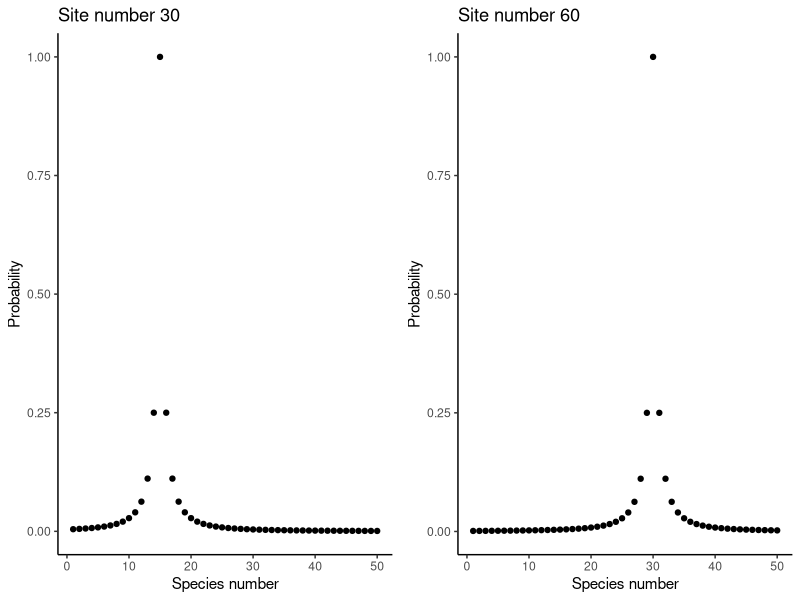
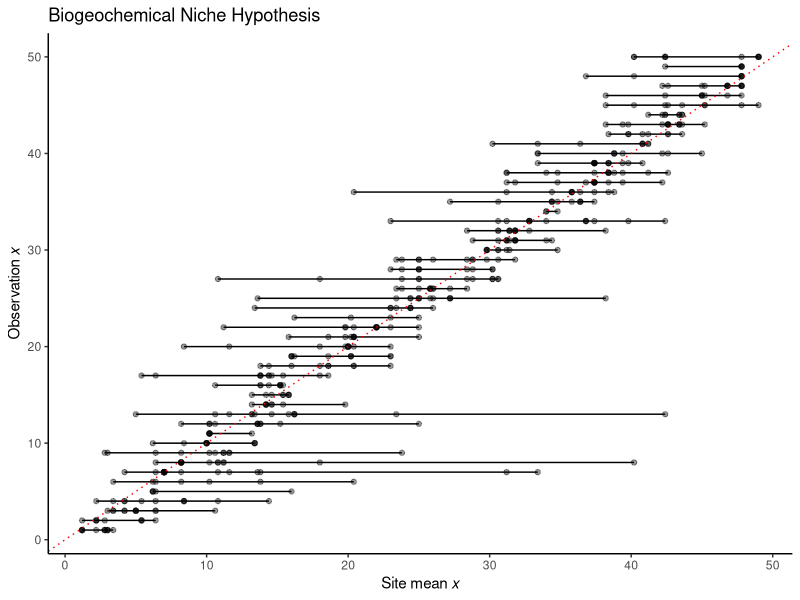
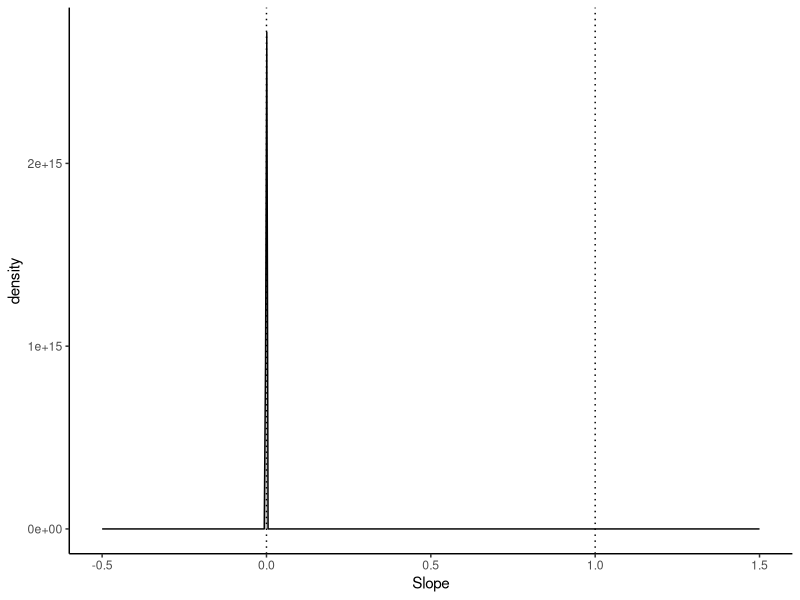
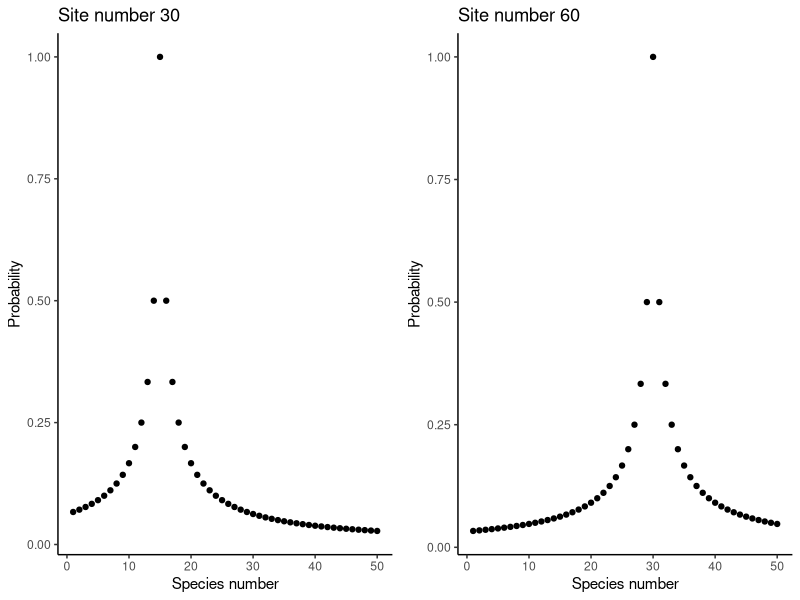
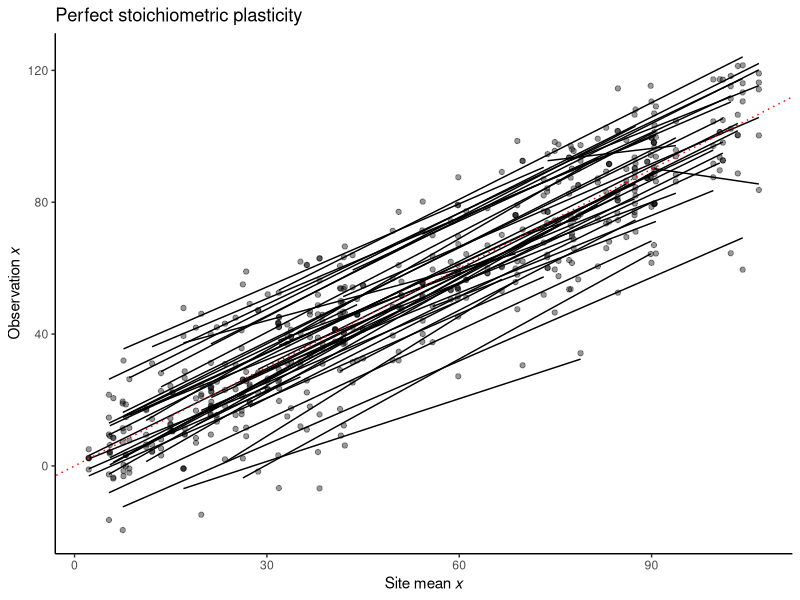
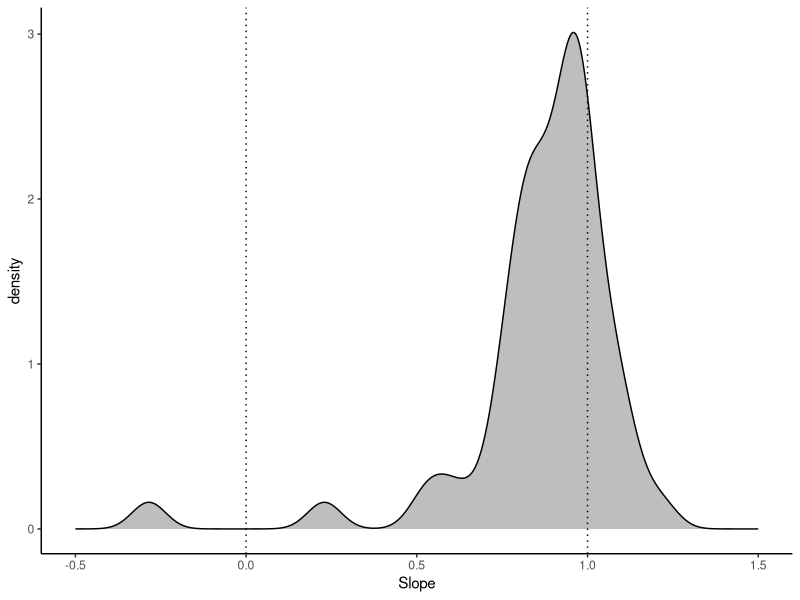
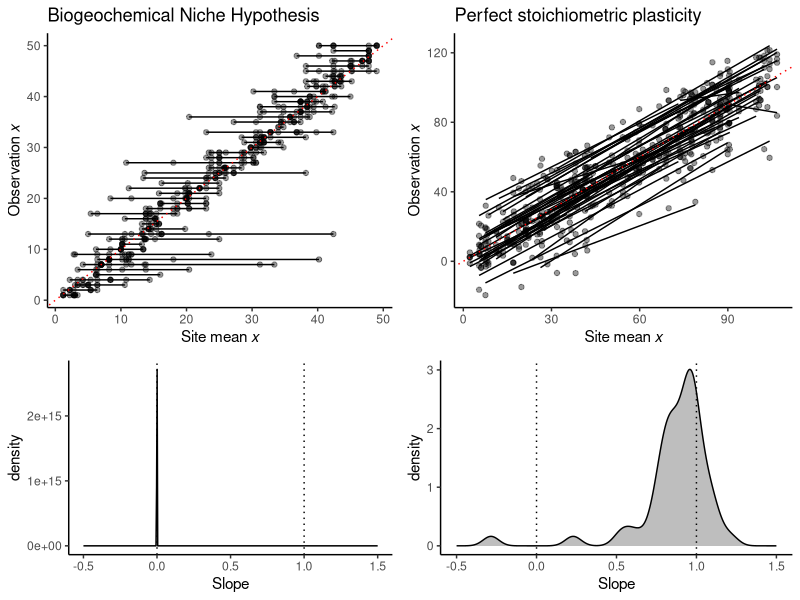
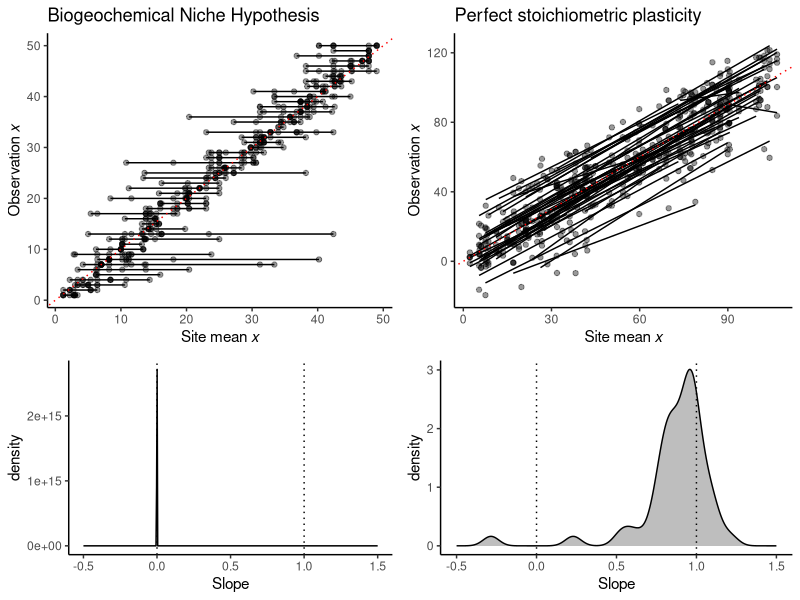

The R source for these figures, in order:
## ---- chunk 1
#| code-fold: true
#| label: fig-prob
#| fig-cap: "Probability for the occurrence of a given species at a given site."
#| out-width: 80%

library(dplyr)
library(purrr)
library(tidyr)
library(ggplot2)
library(cowplot)
library(here)

get_prob <- function(
    isite, 
    nsites, 
    nspecies, 
    param_species_selection
    ){
  # preferred species at this site
  use_species <- min(max(floor(isite/nsites * nspecies), 1), nspecies)
  
  # get probabilities
  prob <- (abs((1:nspecies) - use_species) + 1)^param_species_selection

  return(prob)
}

nspecies <- 50

gg1 <- tibble(
  species = 1:nspecies,
  prob = get_prob(isite = 30, 
                  nsites = 100, 
                  nspecies = 50, 
                  param_species_selection = -2) 
) |> 
  ggplot(aes(species, prob)) +
  geom_point() +
  theme_classic() +
  labs(title = "Site number 30",
       x = "Species number",
       y = "Probability")

gg2 <- tibble(
  species = 1:nspecies,
  prob = get_prob(isite = 60, 
                  nsites = 100, 
                  nspecies = 50, 
                  param_species_selection = -2) 
) |> 
  ggplot(aes(species, prob)) +
  geom_point() +
  theme_classic() +
  labs(title = "Site number 60",
       x = "Species number",
       y = "Probability")

plot_grid(gg1, gg2)
## ---- chunk 2
#| code-fold: true
#| label: fig-bgn
#| fig-cap: "Trait gradient analysis for data generated assuming the Biogeochemical Niche Hypothesis. Solid lines represent the species-specific regressions of trait values observed at different sites vs. the respective site mean across all species growing at that site."
#| out-width: 80%

nsites <- 100
nspecies <- 50
nobs_per_site <- 5
error <- 0
param_species_selection <- -2

set.seed(2)
df <- tibble()
idx <- 0
for (isite in 1:nsites){

  prob <- get_prob(isite, nsites, nspecies, param_species_selection)
    
  for (iobs in 1:nobs_per_site){
    idx <- idx + 1
    df <- bind_rows(
      df,
      tibble(
        idx = idx,
        site = isite,
        # At each site, species are randomly drawn from all available species 
        # with an uneven probability per species, proportional to 
        # [abs(species_index - preferred_species) + 1]^-2
        species = sample(1:nspecies, 
                         1, 
                         replace = TRUE, 
                         prob = prob
                         )
      ) |> 
        mutate(value = rnorm(1, mean = species, sd = error) )
    )
  }
}

df <- df |> 
  group_by(site) |> 
  summarise(sitemean = mean(value)) |> 
  right_join(
    df,
    by = "site"
  )

gg1 <- ggplot(data = df,
       aes(x = sitemean, y = value, group = species)) + 
  geom_smooth(method = "lm", 
              se = FALSE, 
              color = "black", 
              linewidth = 0.5) + 
  geom_point(color = "black", alpha = 0.4) +
  geom_abline(intercept = 0, 
              slope = 1, 
              linetype = "dotted", color = "red") +
  theme_classic() +
  labs(
    x = expression(paste("Site mean ", italic(x))),
    y = expression(paste("Observation ", italic(x))),
    title = "Biogeochemical Niche Hypothesis"
  )

gg1
## ---- chunk 3
#| code-fold: true
#| label: fig-bgn-slopes
#| fig-cap: "Distribution of slopes in the trait gradient analysis for data generated assuming the Biogeochemical Niche Hypothesis."
#| out-width: 80%

df_tga <- df |> 
  group_by(species) |> 
  nest() |> 
  mutate(linmod = map(data, 
                      ~lm(value  ~ sitemean,  
                          data = ., 
                          x = TRUE))) |> 
  mutate(slope = map_dbl(linmod,  
                         ~coef(.)[2]))

gg2 <- df_tga |> 
  ggplot(aes(slope, after_stat(density))) + 
  geom_density( fill = "grey") +
  theme_classic() + 
  geom_vline(xintercept = 1.0, linetype = "dotted") + 
  geom_vline(xintercept = 0.0, linetype = "dotted") + 
  xlim(-0.5, 1.5) +
  labs(x = "Slope")

gg2
## ---- chunk 4
#| code-fold: true
#| label: fig-prob_psp
#| fig-cap: "Probability for the occurrence of a given species at a given site. A wider niche is assumed here."
#| out-width: 80%

library(dplyr)
library(purrr)
library(tidyr)
library(ggplot2)
library(cowplot)
library(here)

get_prob <- function(
    isite, 
    nsites, 
    nspecies, 
    param_species_selection
    ){
  # preferred species at this site
  use_species <- min(max(floor(isite/nsites * nspecies), 1), nspecies)
  
  # get probabilities
  prob <- (abs((1:nspecies) - use_species) + 1)^param_species_selection

  return(prob)
}

nspecies <- 50

gg1a <- tibble(
  species = 1:nspecies,
  prob = get_prob(isite = 30, 
                  nsites = 100, 
                  nspecies = 50, 
                  param_species_selection = -1) 
) |> 
  ggplot(aes(species, prob)) +
  geom_point() +
  theme_classic() +
  labs(title = "Site number 30",
       x = "Species number",
       y = "Probability")

gg2a <- tibble(
  species = 1:nspecies,
  prob = get_prob(isite = 60, 
                  nsites = 100, 
                  nspecies = 50, 
                  param_species_selection = -1) 
) |> 
  ggplot(aes(species, prob)) +
  geom_point() +
  theme_classic() +
  labs(title = "Site number 60",
       x = "Species number",
       y = "Probability")

plot_grid(gg1a, gg2a)
## ---- chunk 5
#| code-fold: true
#| label: fig-psp
#| fig-cap: "Trait gradient analysis for data generated assuming perfect stoichiometric plasticity. Solid lines represent the species-specific regressions of trait values observed at different sites vs. the respective site mean across all species growing at that site."
#| out-width: 80%

nsites <- 100
nspecies <- 50
nobs_per_site <- 5
error <- 0
sd_species <- 15
param_species_selection <- -1

# generate the random offset per species
delta_species <- rnorm(nspecies, mean = 0, sd = sd_species)

set.seed(2)
df2 <- tibble()
idx <- 0
for (isite in 1:nsites){

  prob <- get_prob(isite, nsites, nspecies, param_species_selection)

  for (iobs in 1:nobs_per_site){
    idx <- idx + 1
    df2 <- bind_rows(
      df2,
      tibble(
        idx = idx,
        site = isite,
        # At each site, species are randomly drawn from all available species 
        # with an uneven probability per species, proportional to 
        # [abs(species_index - preferred_species) + 1]^-2
        species = sample(1:nspecies, 
                         1, 
                         replace = TRUE, 
                         prob = prob
                         )) |> 
        # site mean value taken equal to isite
        mutate(value = rnorm(1, mean = isite + delta_species[species], sd = error) )
    )
  }
}

df2 <- df2 |> 
  group_by(site) |> 
  summarise(sitemean = mean(value)) |> 
  right_join(
    df2,
    by = "site"
  )

gg3 <- ggplot(data = df2,
       aes(x = sitemean, y = value, group = species)) + 
  geom_smooth(method = "lm", 
              se = FALSE, 
              color = "black", 
              linewidth = 0.5) + 
  geom_point(color = "black", alpha = 0.4) +
  geom_abline(intercept = 0, 
              slope = 1, 
              linetype = "dotted", color = "red") +
  theme_classic() +
  labs(
    x = expression(paste("Site mean ", italic(x))),
    y = expression(paste("Observation ", italic(x))),
    title = "Perfect stoichiometric plasticity"
  )

gg3
## ---- chunk 6
#| code-fold: true
#| label: fig-psp-slopes
#| fig-cap: "Distribution of slopes in the trait gradient analysis for data generated assuming the perfect stoichiometric plasticity."
#| out-width: 80%

df_tga2 <- df2 |> 
  group_by(species) |> 
  nest() |> 
  mutate(linmod = map(data, 
                      ~lm(value  ~ sitemean,  
                          data = ., 
                          x = TRUE))) |> 
  mutate(slope = map_dbl(linmod,  
                         ~coef(.)[2]))

gg4 <- df_tga2 |> 
  ggplot(aes(slope, after_stat(density))) + 
  geom_density( fill = "grey") +
  theme_classic() + 
  geom_vline(xintercept = 1.0, linetype = "dotted") + 
  geom_vline(xintercept = 0.0, linetype = "dotted") + 
  xlim(-0.5, 1.5) +
  labs(x = "Slope")

gg4
## ---- chunk 7
# plot_grid(gg1, gg3, ncol = 2)
# ggsave(here("fig/tga_demo.pdf"), width = 8, height = 4)
# ggsave(here("fig/tga_demo.png"), width = 8, height = 4)

plot_grid(gg1, gg3, gg2, gg4, nrow = 2, rel_heights = c(1, 0.7))
ggsave(here("fig/tga_demo_slopes.pdf"), width = 8, height = 6)
ggsave(here("fig/tga_demo_slopes.png"), width = 8, height = 6)
